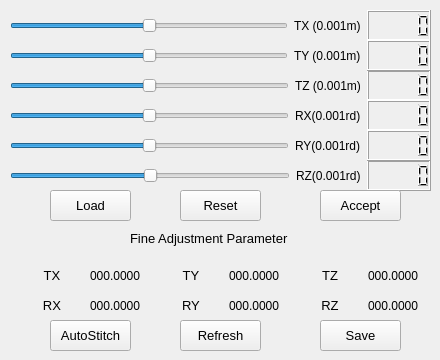
       <widget class="QWidget" name="tab">
        <attribute name="title">
         <string>Rear-Right</string>
        </attribute>
        <widget class="QWidget" name="horizontalLayoutWidget_74">
         <property name="geometry">
          <rect>
           <x>10</x>
           <y>70</y>
           <width>421</width>
           <height>31</height>
          </rect>
         </property>
         <layout class="QHBoxLayout" name="horizontalLayout_74">
          <item>
           <widget class="QSlider" name="Slider_RearRight_TZ">
            <property name="minimum">
             <number>-5000</number>
            </property>
            <property name="maximum">
             <number>5000</number>
            </property>
            <property name="pageStep">
             <number>1</number>
            </property>
            <property name="orientation">
             <enum>Qt::Horizontal</enum>
            </property>
           </widget>
          </item>
          <item>
           <widget class="QLabel" name="Label_Front_TZ_4">
            <property name="text">
             <string>TZ (0.001m)</string>
            </property>
           </widget>
          </item>
          <item>
           <widget class="QLCDNumber" name="LCD_RearRight_TZ">
            <property name="font">
             <font>
              <weight>75</weight>
              <bold>true</bold>
             </font>
            </property>
           </widget>
          </item>
         </layout>
        </widget>
        <widget class="QWidget" name="horizontalLayoutWidget_75">
         <property name="geometry">
          <rect>
           <x>10</x>
           <y>100</y>
           <width>421</width>
           <height>31</height>
          </rect>
         </property>
         <layout class="QHBoxLayout" name="horizontalLayout_75">
          <item>
           <widget class="QSlider" name="Slider_RearRight_RX">
            <property name="minimum">
             <number>-3200</number>
            </property>
            <property name="maximum">
             <number>3200</number>
            </property>
            <property name="pageStep">
             <number>1</number>
            </property>
            <property name="orientation">
             <enum>Qt::Horizontal</enum>
            </property>
           </widget>
          </item>
          <item>
           <widget class="QLabel" name="Label_Front_RX_4">
            <property name="text">
             <string>RX(0.001rd)</string>
            </property>
           </widget>
          </item>
          <item>
           <widget class="QLCDNumber" name="LCD_RearRight_RX">
            <property name="font">
             <font>
              <weight>75</weight>
              <bold>true</bold>
             </font>
            </property>
           </widget>
          </item>
         </layout>
        </widget>
        <widget class="QWidget" name="horizontalLayoutWidget_76">
         <property name="geometry">
          <rect>
           <x>10</x>
           <y>160</y>
           <width>421</width>
           <height>31</height>
          </rect>
         </property>
         <layout class="QHBoxLayout" name="horizontalLayout_76">
          <item>
           <widget class="QSlider" name="Slider_RearRight_RZ">
            <property name="minimum">
             <number>-3200</number>
            </property>
            <property name="maximum">
             <number>3200</number>
            </property>
            <property name="pageStep">
             <number>1</number>
            </property>
            <property name="orientation">
             <enum>Qt::Horizontal</enum>
            </property>
           </widget>
          </item>
          <item>
           <widget class="QLabel" name="Label_Front_RZ_4">
            <property name="text">
             <string>RZ(0.001rd)</string>
            </property>
           </widget>
          </item>
          <item>
           <widget class="QLCDNumber" name="LCD_RearRight_RZ">
            <property name="font">
             <font>
              <weight>75</weight>
              <bold>true</bold>
             </font>
            </property>
           </widget>
          </item>
         </layout>
        </widget>
        <widget class="QPushButton" name="Btn_RearRight_Redo">
         <property name="geometry">
          <rect>
           <x>50</x>
           <y>320</y>
           <width>81</width>
           <height>31</height>
          </rect>
         </property>
         <property name="font">
          <font>
           <pointsize>10</pointsize>
          </font>
         </property>
         <property name="text">
          <string>AutoStitch</string>
         </property>
        </widget>
        <widget class="QWidget" name="horizontalLayoutWidget_77">
         <property name="geometry">
          <rect>
           <x>10</x>
           <y>130</y>
           <width>421</width>
           <height>31</height>
          </rect>
         </property>
         <layout class="QHBoxLayout" name="horizontalLayout_77">
          <item>
           <widget class="QSlider" name="Slider_RearRight_RY">
            <property name="minimum">
             <number>-3200</number>
            </property>
            <property name="maximum">
             <number>3200</number>
            </property>
            <property name="pageStep">
             <number>1</number>
            </property>
            <property name="orientation">
             <enum>Qt::Horizontal</enum>
            </property>
           </widget>
          </item>
          <item>
           <widget class="QLabel" name="Label_Front_RY_4">
            <property name="text">
             <string>RY(0.001rd)</string>
            </property>
           </widget>
          </item>
          <item>
           <widget class="QLCDNumber" name="LCD_RearRight_RY">
            <property name="font">
             <font>
              <weight>75</weight>
              <bold>true</bold>
             </font>
            </property>
           </widget>
          </item>
         </layout>
        </widget>
        <widget class="QWidget" name="horizontalLayoutWidget_78">
         <property name="geometry">
          <rect>
           <x>20</x>
           <y>260</y>
           <width>411</width>
           <height>31</height>
          </rect>
         </property>
         <layout class="QHBoxLayout" name="horizontalLayout_78">
          <item>
           <widget class="QLabel" name="label_65">
            <property name="font">
             <font>
              <pointsize>10</pointsize>
             </font>
            </property>
            <property name="text">
             <string>TX</string>
            </property>
            <property name="alignment">
             <set>Qt::AlignCenter</set>
            </property>
           </widget>
          </item>
          <item>
           <widget class="QLabel" name="Label_RearRight_Fine_TX">
            <property name="text">
             <string>000.0000</string>
            </property>
           </widget>
          </item>
          <item>
           <widget class="QLabel" name="label_66">
            <property name="font">
             <font>
              <pointsize>10</pointsize>
             </font>
            </property>
            <property name="text">
             <string>TY</string>
            </property>
            <property name="alignment">
             <set>Qt::AlignCenter</set>
            </property>
           </widget>
          </item>
          <item>
           <widget class="QLabel" name="Label_RearRight_Fine_TY">
            <property name="text">
             <string>000.0000</string>
            </property>
           </widget>
          </item>
          <item>
           <widget class="QLabel" name="label_67">
            <property name="font">
             <font>
              <pointsize>10</pointsize>
             </font>
            </property>
            <property name="text">
             <string>TZ</string>
            </property>
            <property name="alignment">
             <set>Qt::AlignCenter</set>
            </property>
           </widget>
          </item>
          <item>
           <widget class="QLabel" name="Label_RearRight_Fine_TZ">
            <property name="text">
             <string>000.0000</string>
            </property>
           </widget>
          </item>
         </layout>
        </widget>
        <widget class="QPushButton" name="Btn_RearRight_Accept">
         <property name="geometry">
          <rect>
           <x>320</x>
           <y>190</y>
           <width>81</width>
           <height>31</height>
          </rect>
         </property>
         <property name="font">
          <font>
           <pointsize>10</pointsize>
          </font>
         </property>
         <property name="text">
          <string>Accept</string>
         </property>
        </widget>
        <widget class="QWidget" name="horizontalLayoutWidget_79">
         <property name="geometry">
          <rect>
           <x>10</x>
           <y>10</y>
           <width>421</width>
           <height>31</height>
          </rect>
         </property>
         <layout class="QHBoxLayout" name="horizontalLayout_79">
          <item>
           <widget class="QSlider" name="Slider_RearRight_TX">
            <property name="minimum">
             <number>-5000</number>
            </property>
            <property name="maximum">
             <number>5000</number>
            </property>
            <property name="pageStep">
             <number>1</number>
            </property>
            <property name="orientation">
             <enum>Qt::Horizontal</enum>
            </property>
           </widget>
          </item>
          <item>
           <widget class="QLabel" name="Label_Front_TX_4">
            <property name="text">
             <string>TX (0.001m)</string>
            </property>
           </widget>
          </item>
          <item>
           <widget class="QLCDNumber" name="LCD_RearRight_TX">
            <property name="font">
             <font>
              <weight>75</weight>
              <bold>true</bold>
             </font>
            </property>
           </widget>
          </item>
         </layout>
        </widget>
        <widget class="QPushButton" name="Btn_RearRight_Reset">
         <property name="geometry">
          <rect>
           <x>180</x>
           <y>190</y>
           <width>81</width>
           <height>31</height>
          </rect>
         </property>
         <property name="font">
          <font>
           <pointsize>10</pointsize>
          </font>
         </property>
         <property name="text">
          <string>Reset</string>
         </property>
        </widget>
        <widget class="QPushButton" name="Btn_RearRight_Refresh">
         <property name="geometry">
          <rect>
           <x>180</x>
           <y>320</y>
           <width>81</width>
           <height>31</height>
          </rect>
         </property>
         <property name="font">
          <font>
           <pointsize>10</pointsize>
          </font>
         </property>
         <property name="text">
          <string>Refresh</string>
         </property>
        </widget>
        <widget class="QWidget" name="horizontalLayoutWidget_80">
         <property name="geometry">
          <rect>
           <x>20</x>
           <y>290</y>
           <width>411</width>
           <height>31</height>
          </rect>
         </property>
         <layout class="QHBoxLayout" name="horizontalLayout_80">
          <item>
           <widget class="QLabel" name="label_68">
            <property name="font">
             <font>
              <pointsize>10</pointsize>
             </font>
            </property>
            <property name="text">
             <string>RX</string>
            </property>
            <property name="alignment">
             <set>Qt::AlignCenter</set>
            </property>
           </widget>
          </item>
          <item>
           <widget class="QLabel" name="Label_RearRight_Fine_RX">
            <property name="text">
             <string>000.0000</string>
            </property>
           </widget>
          </item>
          <item>
           <widget class="QLabel" name="label_69">
            <property name="font">
             <font>
              <pointsize>10</pointsize>
             </font>
            </property>
            <property name="text">
             <string>RY</string>
            </property>
            <property name="alignment">
             <set>Qt::AlignCenter</set>
            </property>
           </widget>
          </item>
          <item>
           <widget class="QLabel" name="Label_RearRight_Fine_RY">
            <property name="text">
             <string>000.0000</string>
            </property>
           </widget>
          </item>
          <item>
           <widget class="QLabel" name="label_70">
            <property name="font">
             <font>
              <pointsize>10</pointsize>
             </font>
            </property>
            <property name="text">
             <string>RZ</string>
            </property>
            <property name="alignment">
             <set>Qt::AlignCenter</set>
            </property>
           </widget>
          </item>
          <item>
           <widget class="QLabel" name="Label_RearRight_Fine_RZ">
            <property name="text">
             <string>000.0000</string>
            </property>
           </widget>
          </item>
         </layout>
        </widget>
        <widget class="QPushButton" name="Btn_RearRight_Save">
         <property name="geometry">
          <rect>
           <x>320</x>
           <y>320</y>
           <width>81</width>
           <height>31</height>
          </rect>
         </property>
         <property name="font">
          <font>
           <pointsize>10</pointsize>
          </font>
         </property>
         <property name="text">
          <string>Save</string>
         </property>
        </widget>
        <widget class="QLabel" name="Label_Front_FineAdj_7">
         <property name="geometry">
          <rect>
           <x>130</x>
           <y>230</y>
           <width>191</width>
           <height>16</height>
          </rect>
         </property>
         <property name="font">
          <font>
           <pointsize>10</pointsize>
          </font>
         </property>
         <property name="text">
          <string>Fine Adjustment Parameter</string>
         </property>
        </widget>
        <widget class="QWidget" name="horizontalLayoutWidget_81">
         <property name="geometry">
          <rect>
           <x>10</x>
           <y>40</y>
           <width>421</width>
           <height>31</height>
          </rect>
         </property>
         <layout class="QHBoxLayout" name="horizontalLayout_81">
          <item>
           <widget class="QSlider" name="Slider_RearRight_TY">
            <property name="minimum">
             <number>-5000</number>
            </property>
            <property name="maximum">
             <number>5000</number>
            </property>
            <property name="pageStep">
             <number>1</number>
            </property>
            <property name="orientation">
             <enum>Qt::Horizontal</enum>
            </property>
           </widget>
          </item>
          <item>
           <widget class="QLabel" name="Label_Front_TY_4">
            <property name="text">
             <string>TY (0.001m)</string>
            </property>
           </widget>
          </item>
          <item>
           <widget class="QLCDNumber" name="LCD_RearRight_TY">
            <property name="font">
             <font>
              <weight>75</weight>
              <bold>true</bold>
             </font>
            </property>
           </widget>
          </item>
         </layout>
        </widget>
        <widget class="QPushButton" name="Btn_RearRight_Load">
         <property name="geometry">
          <rect>
           <x>50</x>
           <y>190</y>
           <width>81</width>
           <height>31</height>
          </rect>
         </property>
         <property name="font">
          <font>
           <pointsize>10</pointsize>
          </font>
         </property>
         <property name="text">
          <string>Load</string>
         </property>
        </widget>
       </widget>
